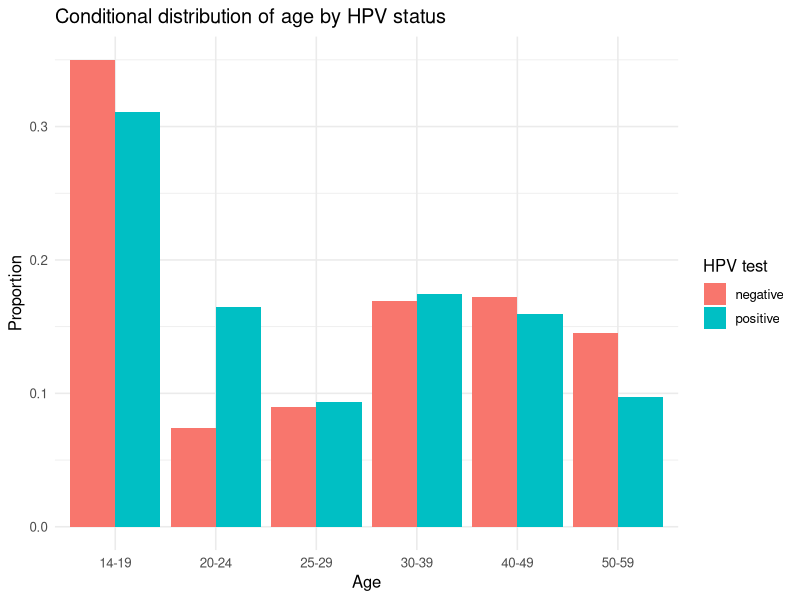

This figure's R source:
## ---- chunk 1
library(tibble)
library(dplyr)
library(ggplot2)
knitr::opts_chunk$set(fig.align = "center", message = FALSE, warning = FALSE)
options(width = 90)
## ---- chunk 2
two_way <- tribble(~ sandwich, ~ nosandwich,
                     109,        4,   # row for Illness
                     116,       34)   # row for no Illness
two_way
## ---- chunk 3
counts <- as.matrix(two_way)
row_totals <- rowSums(counts)
col_totals <- colSums(counts)
n          <- sum(counts)

expected <- outer(row_totals, col_totals) / n
round(expected, 2)
## ---- chunk 4
min(expected)   # smallest expected count
## ---- chunk 5
rowSums(expected)
colSums(expected)
## ---- chunk 6
contributions <- (expected - counts)^2 / expected
round(contributions, 4)

chi_sq <- sum(contributions)
chi_sq
## ---- chunk 7
# df = (2-1)(2-1) = 1
pchisq(q = chi_sq, df = 1, lower.tail = FALSE)
## ---- chunk 8
# not using Yates' correction for continuity
chisq.test(two_way, correct = FALSE)
## ---- chunk 9
# using Yates' correction (this is R's default)
chisq.test(two_way, correct = TRUE)
## ---- chunk 10
x <- c(109, 4)     # ill, in each group
m <- c(225, 38)    # group sizes: sandwich, no sandwich

p1 <- x[1]/m[1]
p2 <- x[2]/m[2]
p_pooled <- sum(x)/sum(m)

z <- (p1 - p2) / sqrt(p_pooled * (1 - p_pooled) * (1/m[1] + 1/m[2]))
z
z^2

chisq.test(two_way, correct = FALSE)$statistic
## ---- chunk 11
n_way <- tribble(~ HPV, ~ noHPV,
                   160, 492,
                    85, 104,
                    48, 126,
                    90, 238,
                    82, 242,
                    50, 204)
n_way
## ---- chunk 12
age.group <- rep(c("14-19", "20-24", "25-29", "30-39", "40-49", "50-59"), 2)
hpv.test  <- c(rep("positive", 6), rep("negative", 6))
number.of.women <- c(160, 85, 48, 90, 82, 50,
                     492, 104, 126, 238, 242, 204)

hpv.data <- data.frame(age.group, hpv.test, number.of.women)

hpv.data <- hpv.data %>% group_by(hpv.test) %>%
  mutate(sum.women = sum(number.of.women),
         prop.women.age = number.of.women / sum.women)

ggplot(hpv.data, aes(x = age.group, y = prop.women.age)) +
  geom_bar(aes(fill = hpv.test), stat = "identity", position = "dodge") +
  theme_minimal(base_size = 12) +
  labs(y = "Proportion", x = "Age", fill = "HPV test",
       title = "Conditional distribution of age by HPV status")
## ---- chunk 13
m_hpv    <- as.matrix(n_way)
expected_hpv <- outer(rowSums(m_hpv), colSums(m_hpv)) / sum(m_hpv)
round(expected_hpv, 2)

min(expected_hpv)   # smallest expected count, conditions easily met
## ---- chunk 14
contrib_hpv <- (expected_hpv - m_hpv)^2 / expected_hpv
round(contrib_hpv, 4)

sum(contrib_hpv)
## ---- chunk 15
# df = (6-1)(2-1) = 5
pchisq(40.55353, df = 5, lower.tail = FALSE)
## ---- chunk 16
chisq.test(n_way, correct = FALSE)
## ---- chunk 17
tbl1 <- matrix(c(20, 80, 40, 60), nrow = 2, byrow = TRUE)
e1 <- outer(rowSums(tbl1), colSums(tbl1)) / sum(tbl1)
e1
min(e1)

chisq.test(tbl1, correct = FALSE)
## ---- chunk 18
chisq.test(tbl1, correct = TRUE)
## ---- chunk 19
x4 <- c(20, 40)      # high BP in each group
m4 <- c(100, 100)    # group sizes
p_pool4 <- sum(x4)/sum(m4)
z4 <- (x4[1]/m4[1] - x4[2]/m4[2]) /
       sqrt(p_pool4 * (1 - p_pool4) * (1/m4[1] + 1/m4[2]))
z4
z4^2
